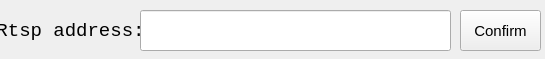
<?xml version="1.0" encoding="UTF-8"?>
<ui version="4.0">
 <class>Form</class>
 <widget class="QWidget" name="Form">
  <property name="geometry">
   <rect>
    <x>0</x>
    <y>0</y>
    <width>545</width>
    <height>59</height>
   </rect>
  </property>
  <property name="windowTitle">
   <string>Form</string>
  </property>
  <widget class="QLabel" name="label_rtsp">
   <property name="geometry">
    <rect>
     <x>0</x>
     <y>10</y>
     <width>141</width>
     <height>41</height>
    </rect>
   </property>
   <property name="font">
    <font>
     <family>Consolas</family>
     <pointsize>14</pointsize>
    </font>
   </property>
   <property name="locale">
    <locale language="Chinese" country="China"/>
   </property>
   <property name="text">
    <string>Rtsp address:</string>
   </property>
   <property name="alignment">
    <set>Qt::AlignCenter</set>
   </property>
  </widget>
  <widget class="QLineEdit" name="lineEdit_inaddress">
   <property name="geometry">
    <rect>
     <x>140</x>
     <y>10</y>
     <width>311</width>
     <height>41</height>
    </rect>
   </property>
   <property name="font">
    <font>
     <family>Consolas</family>
     <pointsize>12</pointsize>
    </font>
   </property>
   <property name="locale">
    <locale language="Chinese" country="China"/>
   </property>
   <property name="text">
    <string/>
   </property>
   <property name="maxLength">
    <number>100</number>
   </property>
  </widget>
  <widget class="QPushButton" name="pushButton">
   <property name="geometry">
    <rect>
     <x>460</x>
     <y>10</y>
     <width>81</width>
     <height>41</height>
    </rect>
   </property>
   <property name="font">
    <font>
     <pointsize>11</pointsize>
    </font>
   </property>
   <property name="text">
    <string>Confirm</string>
   </property>
  </widget>
 </widget>
 <resources/>
 <connections/>
</ui>
